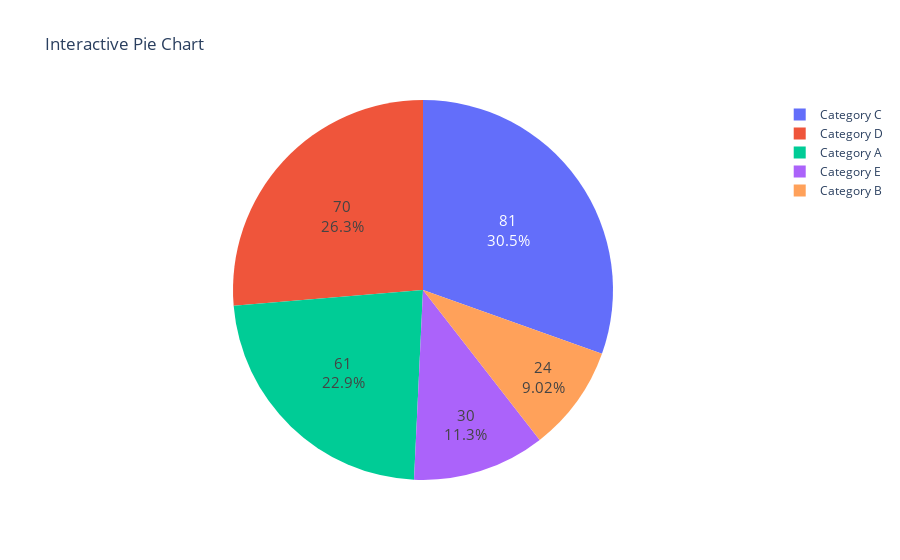

Notebook code for this chart:
### Code cell
import numpy as np
import plotly.graph_objs as go
import plotly.offline as pyo

# Generate random data
np.random.seed(42)  # For reproducibility
categories = ['Category A', 'Category B', 'Category C', 'Category D', 'Category E']
values = np.random.randint(10, 100, size=len(categories))

# Create a pie chart
fig = go.Figure(
    data=[go.Pie(
        labels=categories,
        values=values,
        hoverinfo='label+percent',
        textinfo='value+percent',
        textfont_size=15
    )]
)

# Set the title
fig.update_layout(title_text='Interactive Pie Chart')

# Display the plot
pyo.iplot(fig)

### Figure 1 — Plotly figure (JSON) as saved in the notebook; plotly's stock layout.template omitted (floating-point values rounded to 4 significant figures)
{"data": [{"hoverinfo": "label+percent", "labels": ["Category A", "Category B", "Category C", "Category D", "Category E"], "textfont": {"size": 15}, "textinfo": "value+percent", "type": "pie", "values": [61, 24, 81, 70, 30]}], "layout": {"autosize": true, "title": {"text": "Interactive Pie Chart"}}}
